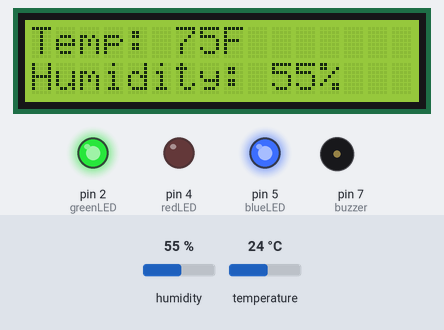
Bench run of a sketch on a simulated Arduino Uno, built with avr-gcc and run on an emulated ATmega328P. Shown: 16×2 character LCD, output pins drawn as LEDs (lit = HIGH), buzzer (waves = sounding, pin HIGH). Wiring (inferred from the names in the program): DHT11 sensor: data A0. Inputs (shaded band) come from the test bench; at power-on: humidity 55 %, temperature 24 °C.

Above: at 6.5 s.
6.6 s: humidity set to 42 %
At 15.88 s:
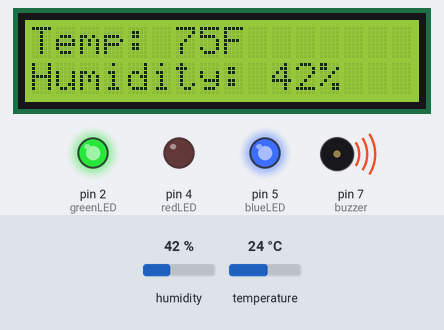
17.7 s: humidity set to 39 %
At 27.4 s:
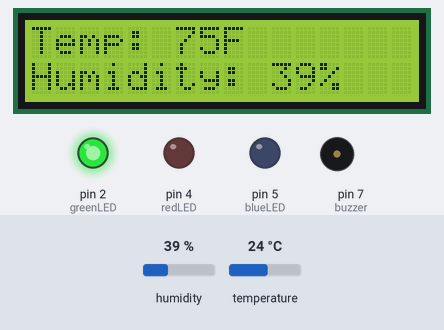
27.7 s: temperature set to 20 °C
At 37.2 s:
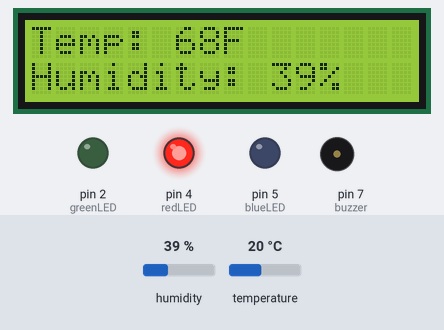
38.0 s: humidity set to 31 %
At 46.62 s:
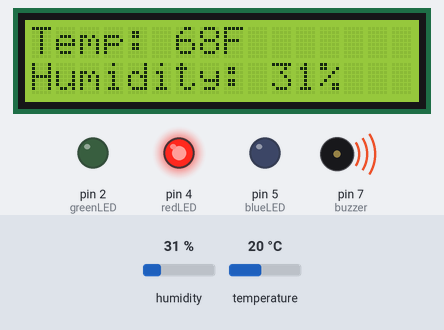
48.1 s: humidity set to 28 %
At 58.9 s:
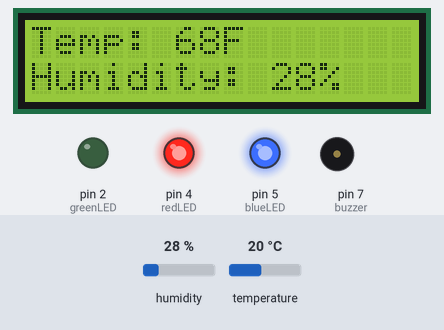
Timing chart, 0 to 59.8 s (numbered marks = the images above; inputs shaded):
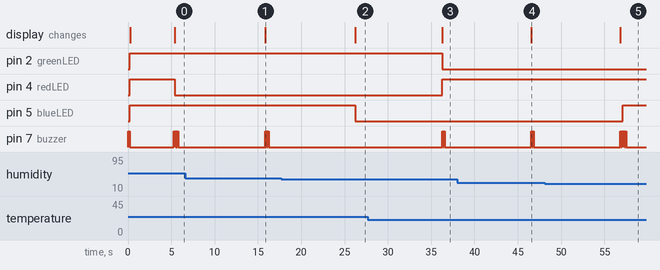

Measured:
- the behaviour switches between 41 and 40 % on humidity (found by bisection; images 1 and 2)
- the behaviour switches between 22 and 21 °C on temperature (found by bisection; images 2 and 3)
- the behaviour switches between 30 and 29 % on humidity (found by bisection; images 4 and 5)
- after the input at 6.6 s, the display: changes after 9.2 s (image 1)
- after the input at 17.7 s, pin 5 (blueLED): HIGH → LOW after 8.6 s; pin 7 (buzzer): stops changing and stays LOW; the display: changes after 8.6 s (image 2)
- after the input at 27.7 s, pin 2 (greenLED): HIGH → LOW after 8.6 s; pin 4 (redLED): LOW → HIGH after 8.6 s; pin 7 (buzzer): alternates HIGH for 0.10 s and LOW for 0.05 s, 4 changes in all, then stays LOW, starting after 8.6 s; the display: changes after 8.6 s (image 3)
- after the input at 38.0 s, the display: changes after 8.6 s (image 4)
- after the input at 48.1 s, pin 5 (blueLED): LOW → HIGH after 9.0 s; the display: changes after 8.8 s (image 5)

The sketch:

Temperature___Humidity.ino
```cpp
#include <DHT.h>
#include <LiquidCrystal.h>

// SETTINGS
const int TEMP_LOW = 70;
const int TEMP_HIGH = 80;
const int HUMIDITY_LOW = 30;
const int HUMIDITY_HIGH = 40;

#define DHTPin A0
const int buzzer = 7;
const int greenLED = 2;
const int redLED = 4;
const int blueLED = 5;
const int rs = 12, en = 13, d4 = 11, d5 = 10, d6 = 9, d7 = 8;

LiquidCrystal lcd(rs, en, d4, d5, d6, d7);
DHT dht(DHTPin, DHT11);

int humidity;
int temperature;

void setup() {
  pinMode(greenLED, OUTPUT);
  pinMode(blueLED, OUTPUT);
  pinMode(redLED, OUTPUT);
  pinMode(buzzer, OUTPUT);

  //SENSOR STUFF
  Serial.begin(9600);
  dht.begin();

  beep(200);
  digitalWrite(greenLED, HIGH);
  digitalWrite(redLED, HIGH);
  digitalWrite(blueLED, HIGH);

  // SETUP LCD
  lcd.noDisplay();
  lcd.begin(16, 2);
  lcd.clear();
  lcd.print("SmartyPlant v1.0");
  lcd.setCursor(0,1);
  lcd.print("Zachary Khan");
  lcd.noCursor();
  lcd.display();

  delay(5000);
  beep(100);
}

void loop() {
  humidity = dht.readHumidity();
  temperature = dht.readTemperature(true);

  // Check if any reads failed
  if (isnan(humidity) || isnan(temperature)) {
    return;
  }

  printToLCD();
  setLED();
  delay(10000);
}


void beep(int delayInSeconds) {
  digitalWrite(buzzer, HIGH);
  delay(delayInSeconds);
  digitalWrite(buzzer, LOW);
}

void setLED() {
  if (temperature >= TEMP_LOW && temperature <= TEMP_HIGH) {
    digitalWrite(greenLED, HIGH);
    digitalWrite(redLED, LOW);
  } else {
    digitalWrite(greenLED, LOW);
    digitalWrite(redLED, HIGH);

    beep(100);
    delay(50);
    beep(100);
  }

  if (humidity >= HUMIDITY_LOW && humidity <= HUMIDITY_HIGH) {
    digitalWrite(blueLED, LOW);
  } else {
    digitalWrite(blueLED, HIGH);
    beep(100);
    delay(50);
    beep(100);
    delay(50);
    beep(100);
  }

}

void printToLCD() {
  lcd.clear();
  lcd.setCursor(0, 0);
  lcd.print("Temp: ");
  lcd.print(temperature);
  lcd.print("F");
  lcd.setCursor(0, 1);
  lcd.print("Humidity: ");
  lcd.print(humidity);
  lcd.print("%");
}
```
